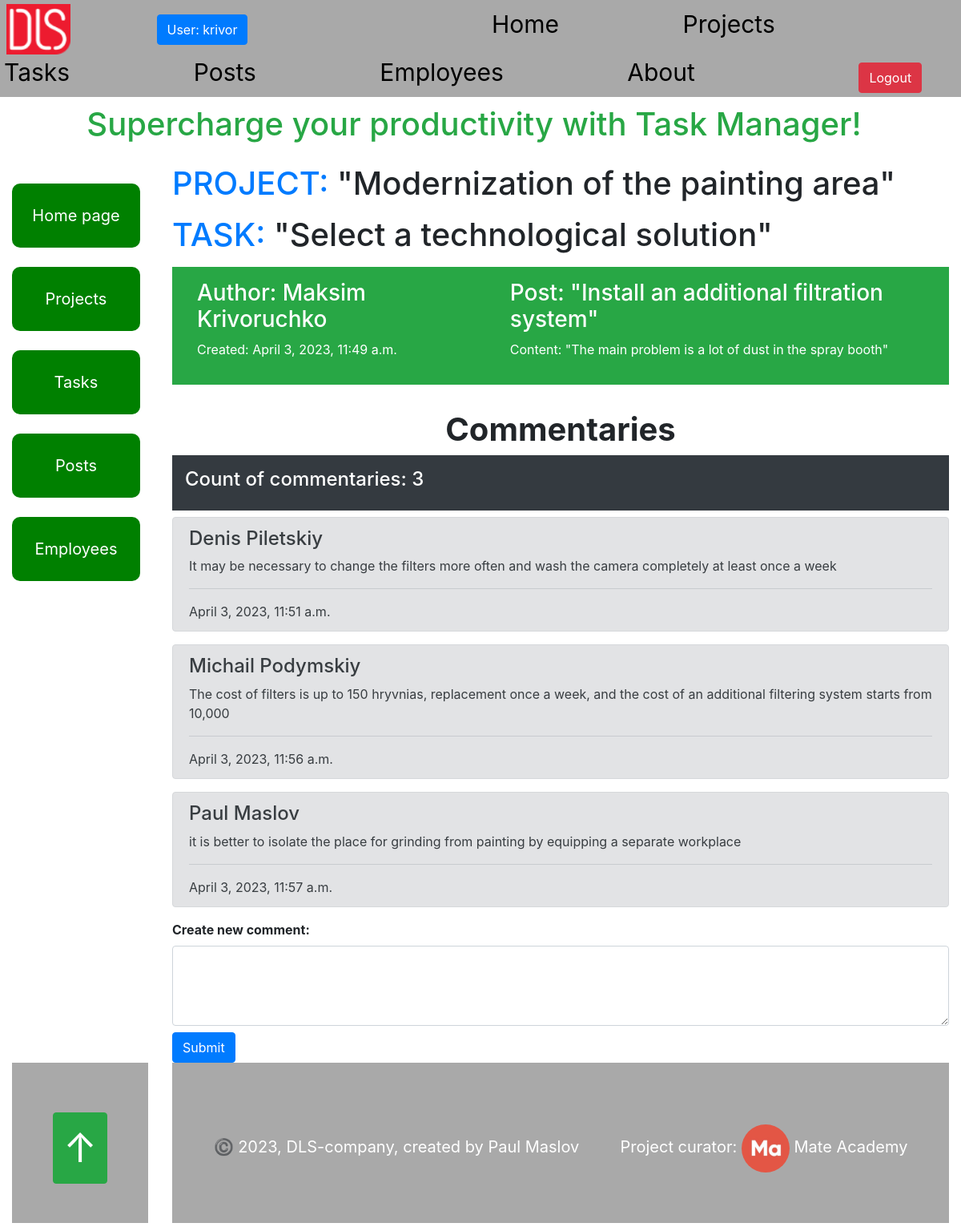
Screenshot of /post/1/ (signed in) with the database file from the repository.
### task_manager/models.py (models this page shows, shortened)
class Employee(AbstractUser):
    position = models.ForeignKey(
        Position,
        null=True,
        blank=True,
        on_delete=models.CASCADE,
        related_name="employees"
    )
    class Meta:
        ordering = ["username"]
        verbose_name = "employee"
        verbose_name_plural = "employees"

class Post(models.Model):
    title = models.CharField(max_length=255)
    content = models.TextField(null=True, blank=True)
    created_time = models.DateTimeField(auto_now_add=True)
    owner = models.OneToOneField(
        settings.AUTH_USER_MODEL, on_delete=models.CASCADE, null=True,
        related_name="post"
    )
    task = models.ForeignKey(
        Task,
        on_delete=models.CASCADE,
        null=True,
        blank=True,
        related_name="post",
    )
    class Meta:
        ordering = ["created_time"]

class Task(models.Model):
    PRIORITY_CHOICES = (
        ("A", "Urgent"),
        ("B", "No_delay"),
        ("C", "Need"),
    )
    name = models.CharField(max_length=255)
    description = models.TextField(null=True, blank=True)
    created_time = models.DateTimeField(auto_now_add=True)
    deadline = models.DateField(null=True, blank=True)
    is_completed = models.BooleanField()
    priority = models.CharField(
        max_length=1,
        choices=PRIORITY_CHOICES,
        default="B"
    )
    project = models.ForeignKey(Project, on_delete=models.CASCADE, related_name="task")
    assignees = models.ManyToManyField(Employee, related_name="task")
    class Meta:
        ordering = ["deadline", "priority"]

class Project(models.Model):
    name = models.CharField(max_length=255)
    description = models.TextField(null=True, blank=True)
    created_time = models.DateTimeField(auto_now_add=True)
    deadline = models.DateField(null=True, blank=True)
    is_completed = models.BooleanField()
    owner = models.ForeignKey(
        Employee,
        on_delete=models.CASCADE,
        related_name="project",
    )
    team = models.ForeignKey(
        Team,
        on_delete=models.CASCADE,
    )
    project_type = models.ForeignKey(
        ProjectType,
        on_delete=models.CASCADE,
    )
    class Meta:
        ordering = ["deadline"]

class Commentary(models.Model):
    user = models.ForeignKey(
        settings.AUTH_USER_MODEL,
        on_delete=models.CASCADE,
        name="user",
        related_name="commentaries",
    )
    post = models.ForeignKey(
        Post,
        on_delete=models.CASCADE,
        name="post",
        related_name="commentaries",
    )
    content = models.TextField(null=True, blank=True)
    created_time = models.DateTimeField(auto_now_add=True)
    class Meta:
        ordering = ["created_time"]

### task_manager/views.py (the view)
# urls.py: path("post/<int:pk>/", PostDetailView.as_view(), name="post-detail"),
class PostDetailView(LoginRequiredMixin, generic.DetailView):
    context_object_name = "post_detail"
    model = Post
    queryset = Post.objects.prefetch_related(
        "task__assignees__task"
    ).prefetch_related(
        "commentaries"
    ).select_related(
        "owner"
    ).order_by("created_time")

### templates/task_manager/post_detail.html (shortened to what this page needs)
{% extends "base.html" %}
{% block content %}
  <h1 class="text-left">
    <p>
      <a
        href="{% url 'task_manager:project-detail' pk=post_detail.task.project.id %}">
        PROJECT:
      </a>
      "{{ post_detail.task.project.name }}"
    </p>
    <p>
      <a
        href="{% url 'task_manager:task-detail' pk=post_detail.task.id %}">
        TASK:
      </a> "{{ post_detail.task.name }}"
    </p>
  </h1>
  <section class="p-3 mb-2 bg-success text-white">
  <div class="container-fluid">
      <div class="row">
        <div class="col-sm-5">
           <h3>
             Author: {{ post_detail.owner.first_name }}
             {{ post_detail.owner.last_name }}
           </h3>
           <p>Created: {{ post_detail.created_time }}</p>
        </div>
        <div class="col-sm-7">
          <h3>Post: "{{ post_detail.title }}"</h3>
          <p>Content: "{{ post_detail.content }}"</p>
        </div>
      </div>
    </div>
  </section>
  <br>
  <section>
    <h1 class="text-center"><strong>Commentaries</strong></h1>
    <div class="p-3 mb-2 bg-dark text-white">
      <h4>Count of commentaries: {{ post_detail.commentaries.count }}</h4>
    </div>
    {%  for commentary in post_detail.commentaries.all %}
      <div class="alert alert-secondary" role="alert">
        <h4 class="alert-heading">
          {{ commentary.user.first_name }} {{ commentary.user.last_name }}
        </h4>
        <p>{{ commentary.content }}</p>
        <hr>
        <p class="mb-0">{{ commentary.created_time }}</p>
      </div>
    {% endfor %}
    {% if user.is_authenticated %}
      <form action="{% url 'task_manager:post-create-comment' pk=post_detail.id %}" method="post" novalidate>
        <label for="content" class="form-label"><strong>Create new comment:</strong></label>
        <textarea class="form-control mb-2" style="height: 100px" name="content"></textarea>
        <input class="btn btn-primary" type="submit" value="Submit">
      </form>
      {% else %}
        <a href="{% url 'login' %}">Login to add comments!</a>
    {% endif %}
  </section>
{% endblock %}

### templates/includes/navigation.html (shortened to what this page needs)
{% load static %}
<div class="header">
  <span class="logo">
    <a href="https://dls.ua/">
      <img src="{% static 'images/logodls.png'%}" alt="DLS logo">
    </a>
  </span>
   {% if user.is_authenticated %}
     <a
       class="login btn btn-primary"
       href="{% url 'task_manager:employee-detail' pk=user.id %}">
       User: {{ user.username }}
     </a>
     <div class="nav">
       <a class="nav__link" href="{% url 'task_manager:index' %}">Home</a>
       <a class="nav__link" href="{% url 'task_manager:project-list' %}">Projects</a>
       <a class="nav__link" href="{% url 'task_manager:task-list' %}">Tasks</a>
       <a class="nav__link" href="{% url 'task_manager:post-list' %}">Posts</a>
       <a class="nav__link" href="{% url 'task_manager:employee-list' %}">Employees</a>
       <a class="nav__link" href="{% url 'task_manager:about' %}">About</a>
     </div>
     <a class="btn btn-danger" href="{% url 'logout' %}">Logout</a>
   {% endif %}
</div>

### static/css/styles.css (style rules this page uses)
html { scroll-behavior: smooth; }
body { margin: 0; padding: 0; box-sizing: border-box; --button-height: 100px; --button-width: 100px; }
.header { padding: 5px; text-align: left; background-color: darkgray; }
.nav { margin-right: 50px; display: inline; }
.nav__link { margin-right: 150px; display: inline-block; font-size: 30px; color: black; text-decoration: burlywood; }
.logo { margin-right: 100px; padding: 3px; }
.logo img { width: 80px; }
.login { margin-right: 300px; }

### rows the page displays
Employee: username "krivor"
Post: task.project.name "Modernization of the painting area", task.name "Select a technological solution", owner.first_name "Maksim", owner.last_name "Krivoruchko", created_time "April 3, 2023, 11:49 a.m.", title "Install an additional filtration system", content "The main problem is a lot of dust in the spray booth", commentaries.count "3"
Commentary: user.first_name "Denis", user.last_name "Piletskiy", content "It may be necessary to change the filters more often and wash the camera completely at least once a week", created_time "April 3, 2023, 11:51 a.m."
Commentary: user.first_name "Michail", user.last_name "Podymskiy", content "The cost of filters is up to 150 hryvnias, replacement once a week, and the cost of an additional filtering system starts from 10,000", created_time "April 3, 2023, 11:56 a.m."
Commentary: user.first_name "Paul", user.last_name "Maslov", content "it is better to isolate the place for grinding from painting by equipping a separate workplace", created_time "April 3, 2023, 11:57 a.m."
